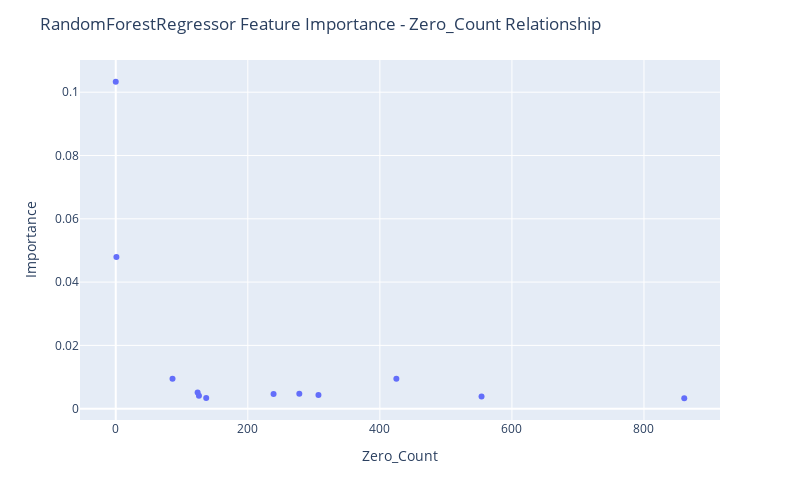

The code cell stored with this chart in its notebook:
### Code cell
fig = px.scatter(df_merged[~df_merged["Feature Name"].str.contains("Output")], x="Zero_Count", y="Importance",
                hover_data=["Feature Name"])

fig.update_layout(
    autosize=False,
    width=800,
    height=500,
    title_text=f"RandomForestRegressor Feature Importance - Zero_Count Relationship",
)

fig.show()

### Figure 1 — Plotly figure (JSON) as saved in the notebook; plotly's stock layout.template omitted (floating-point values rounded to 4 significant figures)
{"data": [{"customdata": [["Input 01"], ["Input 06"], ["Input 04"], ["Input 09"], ["Input 12"], ["Input 07"], ["Input 05"], ["Input 11"], ["Input 03"], ["Input 10"], ["Input 08"], ["Input 02"]], "hovertemplate": "Zero_Count=%{x}<br>Importance=%{y}<br>Feature Name=%{customdata[0]}<extra></extra>", "legendgroup": "", "marker": {"color": "#636efa", "symbol": "circle"}, "mode": "markers", "name": "", "orientation": "v", "showlegend": false, "type": "scatter", "x": [0, 1, 86, 425, 124, 278, 239, 307, 126, 554, 137, 861], "xaxis": "x", "y": [0.1033, 0.04795, 0.009483, 0.009434, 0.005078, 0.004717, 0.004673, 0.004357, 0.00412, 0.003848, 0.003395, 0.003297], "yaxis": "y"}], "layout": {"autosize": false, "height": 500, "legend": {"tracegroupgap": 0}, "margin": {"t": 60}, "title": {"text": "RandomForestRegressor Feature Importance - Zero_Count Relationship"}, "width": 800, "xaxis": {"anchor": "y", "autorange": true, "domain": [0, 1], "range": [-54.14, 915.1], "title": {"text": "Zero_Count"}, "type": "linear"}, "yaxis": {"anchor": "x", "autorange": true, "domain": [0, 1], "range": [-0.003575, 0.1102], "title": {"text": "Importance"}, "type": "linear"}}}
